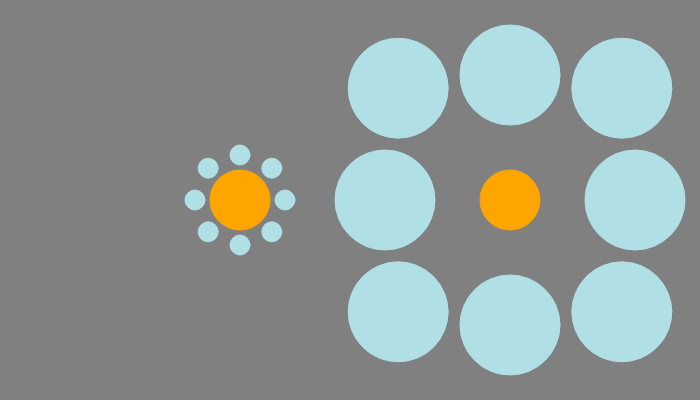
Frame 1 (no input)
Frame 60 (no input): identical to frame 1, image omitted
Frame 120 (the mouse pressed at the canvas centre since frame 60): identical to frame 1, image omitted

The p5.js sketch that drew this single still picture (run headless with seeded random() and noise() and a simulated clock; from frame 60 on, the mouse is pressed at the canvas centre):

// p5.js sketch
// ── sketch.js

var slider;

function setup() {
  createCanvas(700, 400);
	slider = createSlider(0, 80, 0);
	 
}

function draw() {
	background(128);
	x = slider.value();
	y = 80 - x;
	l = 110;
	t = -160;
	stroke(255,165,0)
	fill(255,165,0)
	ellipse(width/2-l, height/2, 60, 60);
	stroke(176,224,230)
	fill(176,224,230)
	ellipse(width/2+45+x-l, height/2, 20+x, 20+x);
	ellipse(width/2-45-x-l, height/2, 20+x, 20+x);
	ellipse(width/2-l, height/2+45+x, 20+x, 20+x);
	ellipse(width/2-l, height/2-45-x, 20+x, 20+x);
	
	ellipse(x+width/2+(45*cos(radians(45)))-l, x+height/2+(45*sin(radians(45))), 20+x, 20+x);
	ellipse(-x+width/2+(45*cos(radians(135)))-l, x+height/2+(45*sin(radians(135))), 20+x, 20+x);
	ellipse(-x+width/2+(45*cos(radians(225)))-l, -x+height/2+(45*sin(radians(225))), 20+x, 20+x);
	ellipse(x+width/2+(45*cos(radians(315)))-l, -x+height/2+(45*sin(radians(315))), 20+x, 20+x);

	stroke(255,165,0)
	fill(255,165,0)
	ellipse(width/2-t, height/2, 60, 60);
	
	
	stroke(176,224,230)
	fill(176,224,230)
	ellipse(width/2+45+y-t, height/2, 20+y, 20+y);
	ellipse(width/2-45-y-t, height/2, 20+y, 20+y);
	ellipse(width/2-t, height/2+45+y, 20+y, 20+y);
	ellipse(width/2-t, height/2-45-y, 20+y, 20+y);
	
	ellipse(y+width/2+(45*cos(radians(45)))-t, y+height/2+(45*sin(radians(45))), 20+y, 20+y);
	ellipse(-y+width/2+(45*cos(radians(135)))-t, y+height/2+(45*sin(radians(135))), 20+y, 20+y);
	ellipse(-y+width/2+(45*cos(radians(225)))-t, -y+height/2+(45*sin(radians(225))), 20+y, 20+y);
	ellipse(y+width/2+(45*cos(radians(315)))-t, -y+height/2+(45*sin(radians(315))), 20+y, 20+y);




  

		
}
